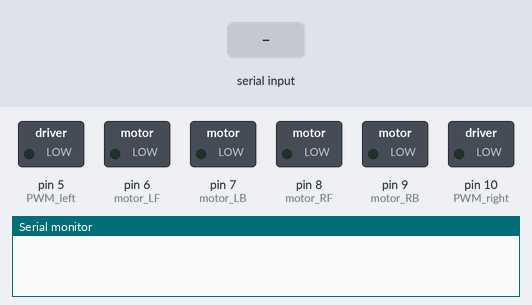
Recording of a sketch running on a simulated Arduino Uno, built with avr-gcc and run on an emulated ATmega328P. On the bench: switched loads named in the sketch (green lamp = pin HIGH), the last lines printed to the serial monitor. The test bench sets the inputs (shaded band).

Above: at 1.2 s.
1.3 s: "F" received over the second serial link
At 2.3 s:
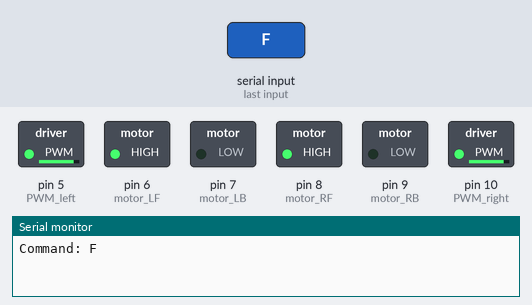
2.8 s: "B" received over the second serial link
At 3.5 s:
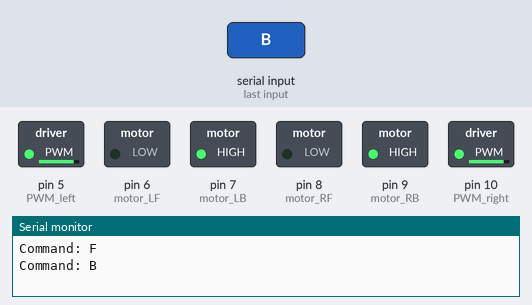
4.3 s: "L" received over the second serial link
At 4.6 s:
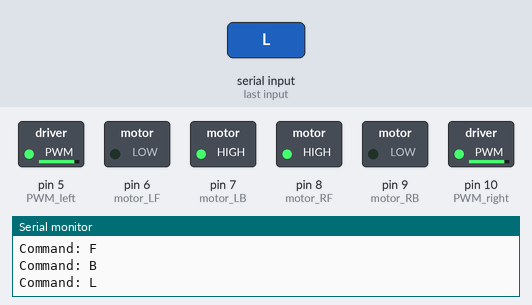
5.8 s: "R" received over the second serial link
At 7.0 s:
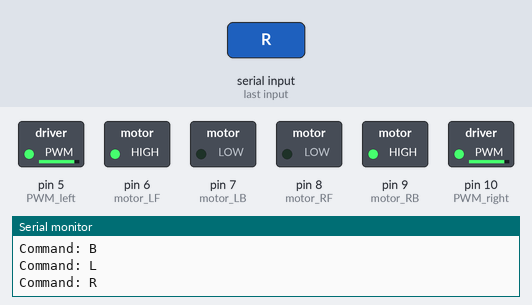
7.3 s: "G" received over the second serial link
At 8.1 s:
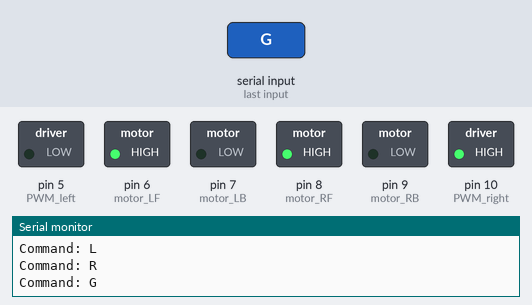
8.8 s: "I" received over the second serial link
At 9.2 s:
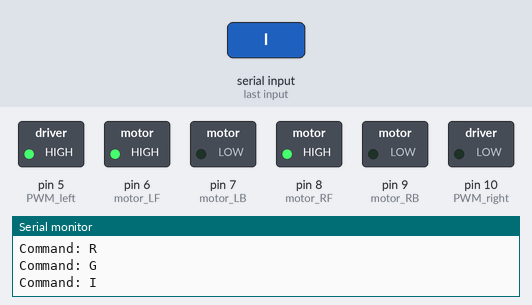
Timing chart, 0 to 11.3 s (numbered marks = the images above; inputs shaded):
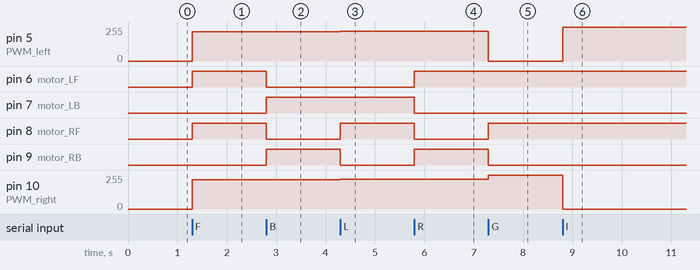

The sketch:

RC_PWM_4wheel.ino
```cpp
#include <SoftwareSerial.h>
SoftwareSerial bluetooth(3, 4); // RXD, TXD
char command;

// motor one
int PWM_right = 10;
int motor_RB = 9;
int motor_RF = 8;

// motor two
int PWM_left = 5;
int motor_LB = 7;
int motor_LF = 6;

void setup() {
  Serial.begin(9600);
  bluetooth.begin(9600);

  pinMode(motor_RF, OUTPUT);
  pinMode(motor_RB, OUTPUT);
  pinMode(motor_LF, OUTPUT);
  pinMode(motor_LB, OUTPUT);
}

void loop() {
  if (bluetooth.available() > 0) {
    command = bluetooth.read();
    Serial.print("Command: ");
    Serial.println(command);

    switch (command) {
      case 'F':
        go_forward();
        break;
      case 'B':
        go_back();
        break;
      case 'L':
        go_left();
        break;
      case 'R':
        go_right();
        break;

      case 'G':
        go_forwardleft();
        break;
      case 'I':
        go_forwardright();
        break;
      case 'H':
        go_backleft();
        break;
      case 'J':
        go_backright();
        break;

      case 'S':
        stop();
        break;
    }
  }
}


void stop() {
  digitalWrite(motor_RF, LOW);
  digitalWrite(motor_RB, LOW);
  digitalWrite(motor_LF, LOW);
  digitalWrite(motor_LB, LOW);

  analogWrite(PWM_right, 0);
  analogWrite(PWM_left, 0);
}

void go_forward() {
  digitalWrite(motor_RF, HIGH);
  digitalWrite(motor_RB, LOW);
  digitalWrite(motor_LF, HIGH);
  digitalWrite(motor_LB, LOW);

  analogWrite(PWM_right, 220);
  analogWrite(PWM_left, 220);
}

void go_back() {
  digitalWrite(motor_RF, LOW);
  digitalWrite(motor_RB, HIGH);
  digitalWrite(motor_LF, LOW);
  digitalWrite(motor_LB, HIGH);

  analogWrite(PWM_right, 220);
  analogWrite(PWM_left, 220);
}

void go_left() {
  digitalWrite(motor_RF, HIGH);
  digitalWrite(motor_RB, LOW);
  digitalWrite(motor_LF, LOW);
  digitalWrite(motor_LB, HIGH);

  analogWrite(PWM_right, 225);
  analogWrite(PWM_left, 225);
}

void go_right() {
  digitalWrite(motor_RF, LOW);
  digitalWrite(motor_RB, HIGH);
  digitalWrite(motor_LF, HIGH);
  digitalWrite(motor_LB, LOW);

  analogWrite(PWM_right, 225);
  analogWrite(PWM_left, 225);
}

void go_forwardleft() {
  digitalWrite(motor_RF, HIGH);
  digitalWrite(motor_RB, LOW);
  digitalWrite(motor_LF, HIGH);
  digitalWrite(motor_LB, LOW);

  analogWrite(PWM_right, 255);
  analogWrite(PWM_left, 0);
}

void go_forwardright() {
  digitalWrite(motor_RF, HIGH);
  digitalWrite(motor_RB, LOW);
  digitalWrite(motor_LF, HIGH);
  digitalWrite(motor_LB, LOW);

  analogWrite(PWM_right, 0);
  analogWrite(PWM_left, 255);
}

void go_backleft() {
  digitalWrite(motor_RF, LOW);
  digitalWrite(motor_RB, HIGH);
  digitalWrite(motor_LF, LOW);
  digitalWrite(motor_LB, HIGH);

  analogWrite(PWM_right, 255);
  analogWrite(PWM_left, 0);
}

void go_backright() {
  digitalWrite(motor_RF, LOW);
  digitalWrite(motor_RB, HIGH);
  digitalWrite(motor_LF, LOW);
  digitalWrite(motor_LB, HIGH);

  analogWrite(PWM_right, 0);
  analogWrite(PWM_left, 255);
}
```

Measured:
- after the input at 1.3 s, pin 5 (PWM_left), pin 10 (PWM_right): 0/255 → 220/255 at once; pin 6 (motor_LF), pin 8 (motor_RF): LOW → HIGH at once
- after the input at 2.8 s, pin 6 (motor_LF), pin 8 (motor_RF): HIGH → LOW at once; pin 7 (motor_LB), pin 9 (motor_RB): LOW → HIGH at once
- after the input at 4.3 s, pin 5 (PWM_left), pin 10 (PWM_right): 220/255 → 225/255 at once; pin 8 (motor_RF): LOW → HIGH at once; pin 9 (motor_RB): HIGH → LOW at once
- after the input at 5.8 s, pin 6 (motor_LF), pin 9 (motor_RB): LOW → HIGH at once; pin 7 (motor_LB), pin 8 (motor_RF): HIGH → LOW at once
- after the input at 7.3 s, pin 5 (PWM_left): 225/255 → 0/255 at once; pin 8 (motor_RF): LOW → HIGH at once; pin 9 (motor_RB): HIGH → LOW at once; pin 10 (PWM_right): 225/255 → 255/255 at once
- after the input at 8.8 s, pin 5 (PWM_left): 0/255 → 255/255 at once; pin 10 (PWM_right): 255/255 → 0/255 at once
